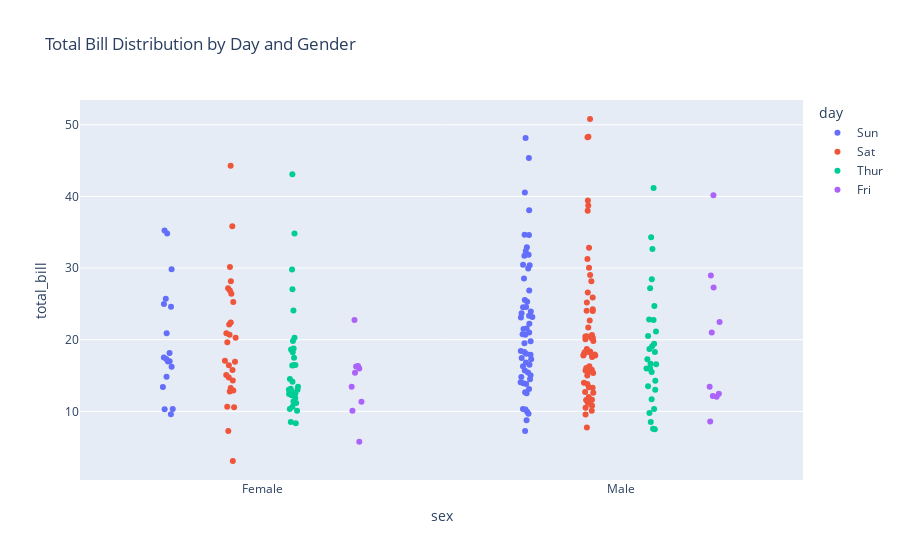

The cell this chart's notebook holds for it:
### Code cell
# スウォームプロットの作成
fig = px.strip(
    df, 
    x="sex", 
    y="total_bill", 
    color="day",
    title="Total Bill Distribution by Day and Gender")
fig.show()

### Figure 1 — Plotly figure (JSON) as saved in the notebook; plotly's stock layout.template omitted (floating-point values rounded to 4 significant figures)
{"data": [{"alignmentgroup": "True", "boxpoints": "all", "fillcolor": "rgba(255,255,255,0)", "hoveron": "points", "hovertemplate": "day=Sun<br>sex=%{x}<br>total_bill=%{y}<extra></extra>", "legendgroup": "Sun", "line": {"color": "rgba(255,255,255,0)"}, "marker": {"color": "#636efa"}, "name": "Sun", "offsetgroup": "Sun", "orientation": "v", "pointpos": 0, "showlegend": true, "type": "box", "x": ["Female", "Male", "Male", "Male", "Female", "Male", "Male", "Male", "Male", "Male", "Male", "Female", "Male", "Male", "Female", "Male", "Female", "Male", "Female", "Male", "Male", "Male", "Male", "Male", "Male", "Male", "Male", "Male", "Male", "Female", "Female", "Male", "Male", "Male", "Male", "Male", "Female", "Female", "Male", "Male", "Male", "Male", "Male", "Male", "Female", "Male", "Female", "Female", "Male", "Male", "Male", "Female", "Male", "Female", "Male", "Male", "Male", "Male", "Male", "Male", "Male", "Male", "Male", "Female", "Male", "Male", "Male", "Male", "Male", "Male", "Male", "Female", "Male", "Female", "Male", "Male"], "x0": " ", "xaxis": "x", "y": [16.99, 10.34, 21.01, 23.68, 24.59, 25.29, 8.77, 26.88, 15.04, 14.78, 10.27, 35.26, 15.42, 18.43, 14.83, 21.58, 10.33, 16.29, 16.97, 17.46, 13.94, 9.68, 30.4, 18.29, 22.23, 32.4, 28.55, 18.04, 12.54, 10.29, 34.81, 9.94, 25.56, 19.49, 38.07, 23.95, 25.71, 17.31, 29.93, 14.07, 13.13, 17.26, 24.55, 19.77, 29.85, 48.17, 25, 13.39, 16.49, 21.5, 12.66, 16.21, 13.81, 17.51, 24.52, 20.76, 31.71, 7.25, 31.85, 16.82, 32.9, 17.89, 14.48, 9.6, 34.63, 34.65, 23.33, 45.35, 23.17, 40.55, 20.69, 20.9, 30.46, 18.15, 23.1, 15.69], "y0": " ", "yaxis": "y"}, {"alignmentgroup": "True", "boxpoints": "all", "fillcolor": "rgba(255,255,255,0)", "hoveron": "points", "hovertemplate": "day=Sat<br>sex=%{x}<br>total_bill=%{y}<extra></extra>", "legendgroup": "Sat", "line": {"color": "rgba(255,255,255,0)"}, "marker": {"color": "#EF553B"}, "name": "Sat", "offsetgroup": "Sat", "orientation": "v", "pointpos": 0, "showlegend": true, "type": "box", "x": ["Male", "Male", "Female", "Female", "Male", "Male", "Male", "Male", "Male", "Male", "Female", "Male", "Male", "Female", "Female", "Male", "Male", "Male", "Female", "Male", "Male", "Male", "Male", "Female", "Male", "Male", "Male", "Male", "Male", "Male", "Male", "Male", "Female", "Female", "Male", "Male", "Male", "Female", "Female", "Female", "Female", "Male", "Male", "Female", "Female", "Female", "Male", "Male", "Male", "Male", "Female", "Male", "Female", "Female", "Female", "Male", "Male", "Male", "Male", "Male", "Female", "Male", "Male", "Male", "Female", "Female", "Female", "Male", "Male", "Male", "Female", "Male", "Male", "Female", "Male", "Male", "Male", "Male", "Male", "Male", "Male", "Male", "Female", "Male", "Female", "Male", "Male"], "x0": " ", "xaxis": "x", "y": [20.65, 17.92, 20.29, 15.77, 39.42, 19.82, 17.81, 13.37, 12.69, 21.7, 19.65, 9.55, 18.35, 15.06, 20.69, 17.78, 24.06, 16.31, 16.93, 18.69, 31.27, 16.04, 38.01, 26.41, 11.24, 48.27, 20.29, 13.81, 11.02, 18.29, 17.59, 20.08, 16.45, 3.07, 20.23, 15.01, 12.02, 17.07, 26.86, 25.28, 14.73, 10.51, 17.92, 44.3, 22.42, 20.92, 15.36, 20.49, 25.21, 18.24, 14.31, 14, 7.25, 10.59, 10.63, 50.81, 15.81, 26.59, 38.73, 24.27, 12.76, 30.06, 25.89, 48.33, 13.27, 28.17, 12.9, 28.15, 11.59, 7.74, 30.14, 20.45, 13.28, 22.12, 24.01, 15.69, 11.61, 10.77, 15.53, 10.07, 12.6, 32.83, 35.83, 29.03, 27.18, 22.67, 17.82], "y0": " ", "yaxis": "y"}, {"alignmentgroup": "True", "boxpoints": "all", "fillcolor": "rgba(255,255,255,0)", "hoveron": "points", "hovertemplate": "day=Thur<br>sex=%{x}<br>total_bill=%{y}<extra></extra>", "legendgroup": "Thur", "line": {"color": "rgba(255,255,255,0)"}, "marker": {"color": "#00cc96"}, "name": "Thur", "offsetgroup": "Thur", "orientation": "v", "pointpos": 0, "showlegend": true, "type": "box", "x": ["Male", "Male", "Male", "Male", "Male", "Female", "Male", "Male", "Female", "Male", "Male", "Male", "Male", "Female", "Female", "Female", "Male", "Female", "Male", "Male", "Female", "Female", "Male", "Female", "Female", "Male", "Male", "Female", "Female", "Female", "Female", "Female", "Female", "Female", "Male", "Female", "Female", "Male", "Male", "Female", "Female", "Female", "Female", "Female", "Male", "Male", "Female", "Male", "Male", "Male", "Male", "Male", "Female", "Female", "Male", "Male", "Female", "Female", "Female", "Male", "Female", "Female"], "x0": " ", "xaxis": "x", "y": [27.2, 22.76, 17.29, 19.44, 16.66, 10.07, 32.68, 15.98, 34.83, 13.03, 18.28, 24.71, 21.16, 10.65, 12.43, 24.08, 11.69, 13.42, 14.26, 15.95, 12.48, 29.8, 8.52, 14.52, 11.38, 22.82, 19.08, 20.27, 11.17, 12.26, 18.26, 8.51, 10.33, 14.15, 16, 13.16, 17.47, 34.3, 41.19, 27.05, 16.43, 8.35, 18.64, 11.87, 9.78, 7.51, 19.81, 28.44, 15.48, 16.58, 7.56, 10.34, 43.11, 13, 13.51, 18.71, 12.74, 13, 16.4, 20.53, 16.47, 18.78], "y0": " ", "yaxis": "y"}, {"alignmentgroup": "True", "boxpoints": "all", "fillcolor": "rgba(255,255,255,0)", "hoveron": "points", "hovertemplate": "day=Fri<br>sex=%{x}<br>total_bill=%{y}<extra></extra>", "legendgroup": "Fri", "line": {"color": "rgba(255,255,255,0)"}, "marker": {"color": "#ab63fa"}, "name": "Fri", "offsetgroup": "Fri", "orientation": "v", "pointpos": 0, "showlegend": true, "type": "box", "x": ["Male", "Male", "Female", "Female", "Female", "Male", "Male", "Male", "Male", "Male", "Female", "Female", "Male", "Female", "Male", "Female", "Male", "Female", "Female"], "x0": " ", "xaxis": "x", "y": [28.97, 22.49, 5.75, 16.32, 22.75, 40.17, 27.28, 12.03, 21.01, 12.46, 11.35, 15.38, 12.16, 13.42, 8.58, 15.98, 13.42, 16.27, 10.09], "y0": " ", "yaxis": "y"}], "layout": {"boxmode": "group", "legend": {"title": {"text": "day"}, "tracegroupgap": 0}, "title": {"text": "Total Bill Distribution by Day and Gender"}, "xaxis": {"anchor": "y", "domain": [0, 1], "title": {"text": "sex"}}, "yaxis": {"anchor": "x", "domain": [0, 1], "title": {"text": "total_bill"}}}}
